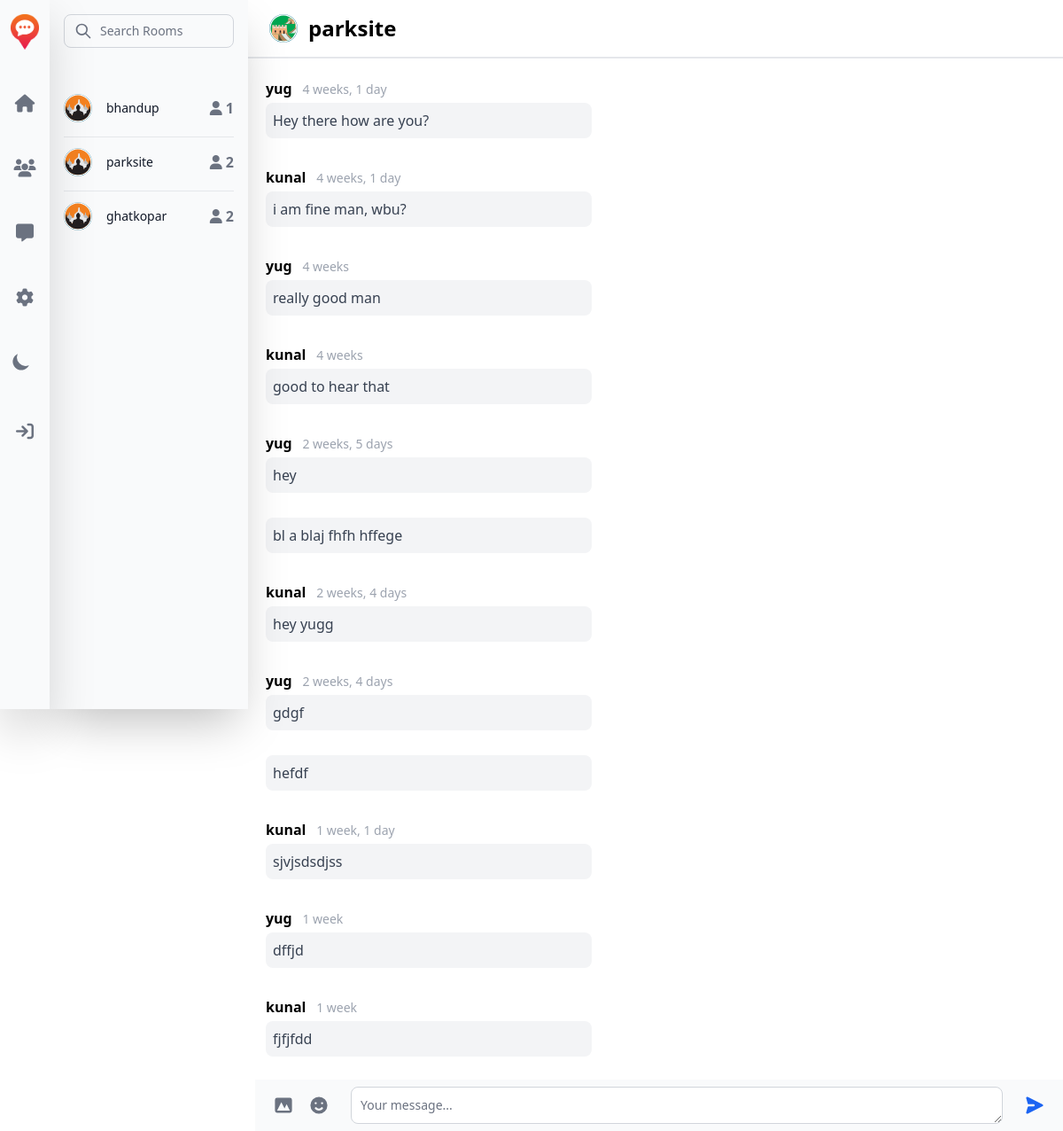
Page /room/4 on the committed database.
### base/models.py (models this page shows, shortened)
class Room(models.Model):
    host = models.ForeignKey('User', on_delete=models.CASCADE)
    name = models.CharField(max_length=255)
    location = models.ForeignKey(Location, on_delete=models.CASCADE)
    radius = models.PositiveIntegerField()
    participants = models.ManyToManyField('User', blank=True, related_name="participants")
    created = models.DateTimeField(auto_now_add=True)

class Message(models.Model):
    content = models.CharField(max_length=500)
    room = models.ForeignKey(Room, on_delete=models.CASCADE)
    user = models.ForeignKey('User', on_delete=models.CASCADE)
    created = models.DateTimeField(auto_now_add=True)

class User(AbstractUser):
    name = models.CharField(max_length=255, null=True)
    location = models.ForeignKey(Location, on_delete=models.CASCADE, null=True, blank=True)
    rooms = models.ManyToManyField(Room, blank=True)
    def __str__(self):
        return self.username

### base/views.py (the view, shortened to what this page needs)
# urls.py: path('room/<str:pk>', views.room, name='room'),
def room(request, pk):
    global rooms
    if request.user.is_authenticated:
        rooms = getRooms(request)
    room = Room.objects.get(id=pk)
    room_messages = room.message_set.all()
    messages_with_prev = []
    prev_message = None
    for message in room_messages:
        message_with_prev = {
            'message': message,
            'prev_message': prev_message
        }
        messages_with_prev.append(message_with_prev)
        prev_message = message
    participants = room.participants.all()
    context = {'room': room, 'room_messages': messages_with_prev,
               'participants': participants, 'rooms': rooms}
    return render(request, 'base/room.html', context)

### base/templates/base/room.html (shortened to what this page needs)
{% extends 'base/home.html' %}
{% load static %}
{% load custom_tags %}
{% block room_list %}
  {{ block.super }}
{% endblock %}
{% block room %}
<div class="h-full overflow-hidden">
<nav class="fixed w-full h-15 right-0 top-0 pl-72 bg-white border-gray-200 dark:bg-gray-900 border-b-2 border-gray-200 ">
  <div class="max-w-screen-xl flex flex-wrap items-center justify-between mx-auto p-4">
    <a href="{% url 'room' room.id %}" class="flex items-center">
        <img src="{% static 'base/images/svg/Asset_1.svg' %}" class="h-8 mr-3" alt="Flowbite Logo" />
        <span class="self-center text-2xl font-semibold whitespace-nowrap dark:text-white">{{room.name}}</span>
    </a>
  </div>
</nav>
{% block room_chat %}
<div class="chat-box px-3 py-16 scrollbar overflow-y-auto h-full">
  {% for msg in room_messages %}
    {% if msg.message.user.username == request.user.username %}
      <div class="block ml-auto max-w-sm p-2 my-3">
        {% if msg.message.user.username != msg.prev_message.user.username %}
        <p class="font-normal text-sm px-2 py-1 text-end text-gray-400 dark:text-gray-400">
          {{msg.message.created|timesince}}
          <span class="font-bold text-black dark:text-white text-base ml-2">{{msg.message.user}}</span>
        </p>
        {% endif %}
        <div class="border border-gray-200 p-2 rounded-lg w dark:border-gray-700 bg-gradient-to-r from-indigo-500 via-purple-500 to-pink-500">
          <p class="font-normal text-white">
            {{msg.message.content}}
          </p>
        </div>
      </div>
    {% else %}
      <div class="block max-w-sm p-2 my-3">
        {% if msg.message.user.username != msg.prev_message.user.username %}
        <p class="font-normal text-sm py-1 text-gray-400 dark:text-gray-400">
          <span class="font-bold text-black dark:text-white text-base mr-2">{{msg.message.user}}</span>
          {{msg.message.created|timesince}}
        </p>
        {% endif %}
        <div class="p-2 bg-gray-100 rounded-lg w  dark:bg-gray-600">
          <p class="font-normal text-gray-700 dark:text-white">
            {{msg.message.content}}
          </p>
        </div>
      </div>
    {% endif %}
  {% endfor %}
</div>
{% endblock %}
<div class="fixed w-full h-15 right-0 bottom-0 pl-72">
  <form action="" method="POST" class="w-full">
    <div class="flex items-center px-3 py-2 bg-gray-50 dark:bg-gray-700">
        <button type="button" class="inline-flex justify-center p-2 text-gray-500 rounded-lg cursor-pointer hover:text-gray-900 hover:bg-gray-100 dark:text-gray-400 dark:hover:text-white dark:hover:bg-gray-600">
            <svg aria-hidden="true" class="w-6 h-6" fill="currentColor" viewBox="0 0 20 20" xmlns="http://www.w3.org/2000/svg"><path fill-rule="evenodd" d="M4 3a2 2 0 00-2 2v10a2 2 0 002 2h12a2 2 0 002-2V5a2 2 0 00-2-2H4zm12 12H4l4-8 3 6 2-4 3 6z" clip-rule="evenodd"></path></svg>
        </button>
        <button type="button" class="p-2 text-gray-500 rounded-lg cursor-pointer hover:text-gray-900 hover:bg-gray-100 dark:text-gray-400 dark:hover:text-white dark:hover:bg-gray-600">
        </button>
        <textarea required id="chat" name="content" rows="1" class="block mx-4 p-2.5 w-full text-sm text-gray-900 bg-white rounded-lg border border-gray-300 focus:ring-blue-500 focus:border-blue-500 dark:bg-gray-800 dark:border-gray-600 dark:placeholder-gray-400 dark:text-white dark:focus:ring-blue-500 dark:focus:border-blue-500" placeholder="Your message..."></textarea>
        <button type="submit" class="inline-flex justify-center p-2 text-blue-600 rounded-full cursor-pointer hover:bg-blue-100 dark:text-blue-500 dark:hover:bg-gray-600">
          <svg aria-hidden="true" class="w-6 h-6 rotate-90" fill="currentColor" viewBox="0 0 20 20" xmlns="http://www.w3.org/2000/svg"><path d="M10.894 2.553a1 1 0 00-1.788 0l-7 14a1 1 0 001.169 1.409l5-1.429A1 1 0 009 15.571V11a1 1 0 112 0v4.571a1 1 0 00.725.962l5 1.428a1 1 0 001.17-1.408l-7-14z"></path></svg>
        </button>
    </div>
  </form>
</div>
</div>
{% endblock %}

### base/templates/base/home.html (shortened to what this page needs)
{% extends 'main.html' %}
{% load static %}
{% block content %}
<div class="absolute top-0 left-0 w-full">
{% block room_list %}
<aside id="room-sidebar" class="fixed top-0 p-0 left-0 ml-14 z-40 w-56 h-screen transition-transform -translate-x-full sm:translate-x-0 shadow-2xl" aria-label="Sidebar">
  <div class="h-full px-4 py-4 overflow-y-auto bg-gray-50 dark:bg-gray-800 align-middle">
    <form>
      <div class="relative">
          <div class="absolute inset-y-0 left-0 flex items-center pl-3 pointer-events-none">
          </div>
          <input type="search" id="default-search" class="block w-full p-2 pl-10 text-sm text-gray-900 border border-gray-300 rounded-lg bg-gray-50 focus:ring-blue-500 focus:border-blue-500 dark:bg-gray-700 dark:border-gray-600 dark:placeholder-gray-400 dark:text-white dark:focus:ring-blue-500 dark:focus:border-blue-500" placeholder="Search Rooms" required>
      </div>
    </form>
     <ul class="max-w-md divide-y mt-10 divide-gray-200 dark:divide-gray-700">
        {% for room in rooms %}
        <li class="py-3 sm:pb-4">
          <a href="{% url 'room' room.id %}">
            <div class="flex items-center space-x-4">
              <div class="flex-shrink-0">
                  <img class="w-8 h-8 rounded-full" src="{% static 'base/images/svg/Asset_2.svg' %}" alt="Neil image">
              </div>
              <div class="flex-1 min-w-0">
                  <p class="text-sm font-medium text-gray-900 truncate dark:text-white">
                    {{room.name}}
                  </p>
              </div>
              <div class="inline-flex items-center text-base font-semibold text-gray-500 dark:text-white">
                  <i class="fa fa-user mr-1" style="color: #6b7280;"></i>
                  {{room.participants.count}}
              </div>
            </div>
          </a>
        </li>
        {% endfor %}
     </ul>
  </div>
</aside>
{% endblock %}
<div class="sm:ml-56 relative dark:bg-gray-800" >
  {% block room %}
  {% endblock %}
</div>
</div>
{% endblock content %}

### rows in the picture
Room: name "bhandup", participants.count "1"
Room: name "parksite", participants.count "2"
Room: name "ghatkopar", participants.count "2"
Message: message.user "yug", message.created "4 weeks, 1 day", message.content "Hey there how are you?"
Message: message.user "kunal", message.created "4 weeks, 1 day", message.content "i am fine man, wbu?"
Message: message.user "yug", message.created "4 weeks", message.content "really good man"
Message: message.user "kunal", message.created "4 weeks", message.content "good to hear that"
Message: message.user "yug", message.created "2 weeks, 5 days", message.content "hey"
Message: message.content "bl a blaj fhfh hffege"
Message: message.user "kunal", message.created "2 weeks, 4 days", message.content "hey yugg"
Message: message.user "yug", message.created "2 weeks, 4 days", message.content "gdgf"
Message: message.content "hefdf"
Message: message.user "kunal", message.created "1 week, 1 day", message.content "sjvjsdsdjss"
Message: message.user "yug", message.created "1 week", message.content "dffjd"
Message: message.user "kunal", message.created "1 week", message.content "fjfjfdd"
